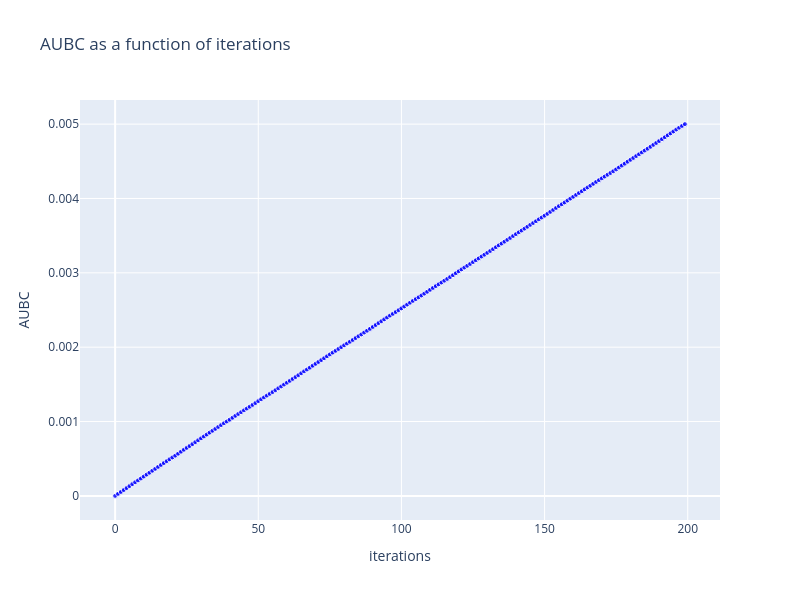

Notebook code for this chart:
### Code cell
print(f"Area under the curve (AUC): {df['AUBC_totals'].iloc[-1]:.3f}")

plot_2d_scatter(df, 'iterations', 'AUBC', highlight=False)

### Figure 1 — Plotly figure (JSON) as saved in the notebook; plotly's stock layout.template omitted (floating-point values rounded to 4 significant figures; data arrays with more than 128 entries replaced by an {"elided": "..."} marker saying what was removed)
{"data": [{"marker": {"color": "blue", "opacity": 0.8, "size": {"elided": "200 int values"}}, "mode": "lines+markers", "name": "AUBC", "type": "scatter", "x": {"elided": "200 int values"}, "y": {"elided": "200 float values"}}], "layout": {"height": 600, "title": {"text": "AUBC as a function of iterations"}, "width": 800, "xaxis": {"title": {"text": "iterations"}}, "yaxis": {"title": {"text": "AUBC"}}}}
